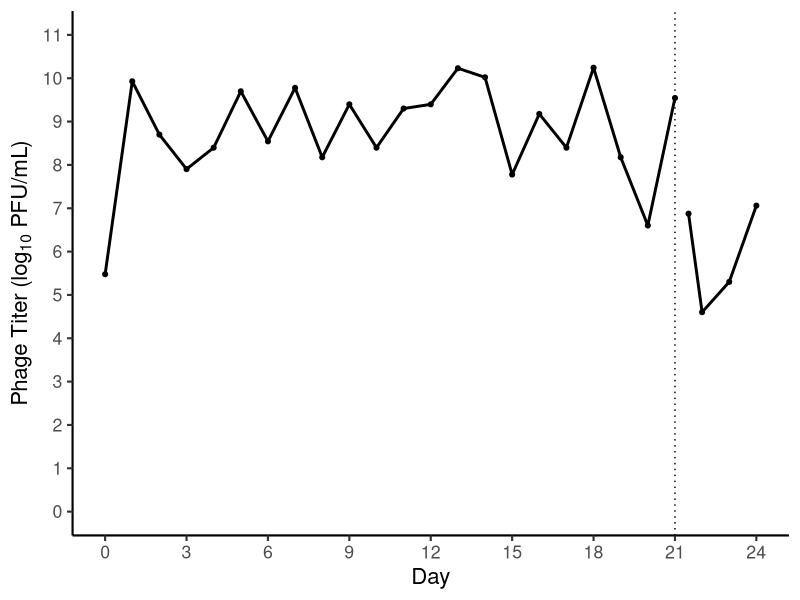
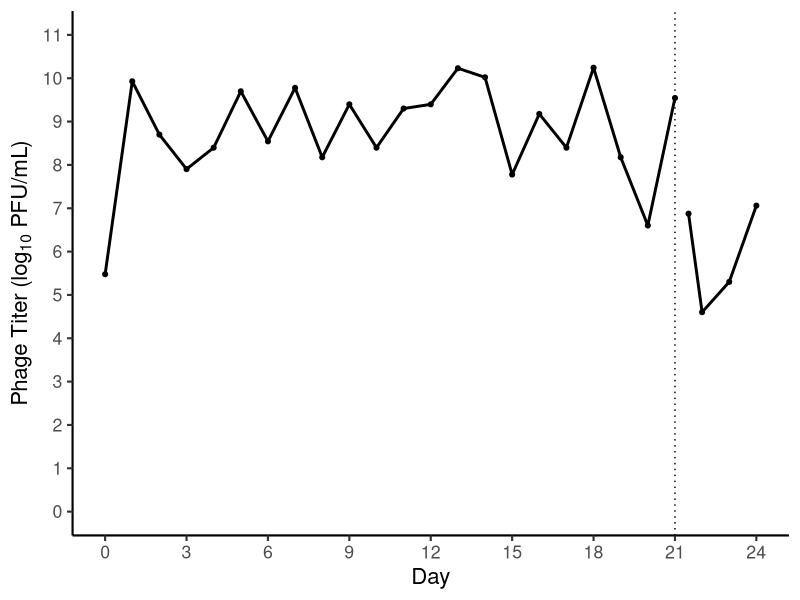

These figures' R source, in order:
library(ggplot2)
library(ggthemes)
library(tidyr)
library(viridis)
library(RColorBrewer)
library(ggpubr)

setwd('ClinicalTraining/Manuscript/fig S7')
old_dat <- read.csv(file = "prev-P2T0-T21-data.csv")
new_dat <- read.csv(file = "2022-04-05_phage_titers.csv")

# CONTINUE EXPT ####
# Titer plot ####
dat_cont <- subset(new_dat, Type == 'Continue')
dat_cont_p2 <- subset(dat_cont, Timepoint < 25 & Rep == 1)
plot_cont_titer_p2 <- ggplot(subset(dat_cont_p2, Plated_Host == 'WT' & Titer != 'NA'),
                          aes(x = Timepoint,
                              y = log10(as.numeric(Titer)))) +
  geom_line(size = 1) + geom_point(size = 1.4) +
  geom_line(data = old_dat, aes(x = Timepoint,
                                y = log10(as.numeric(Titer_WT))),
            size = 1) +
  geom_point(data = old_dat, aes(x = Timepoint,
                                 y = log10(as.numeric(Titer_WT))),
             size = 1.4) +
  theme_classic(base_size = 16) +
  labs(y = bquote('Phage Titer (log' [10] ~ 'PFU/mL)'),
       x = ('Day')) +
  scale_y_continuous(breaks = 0:11, limits = c(0,11)) +
  scale_x_continuous(breaks = seq(0,24,3), limits = c(0,24)) +
  # hline is the limit of detection
  #geom_hline(yintercept = 2.7, linetype = 'dashed') +
  geom_vline(xintercept = 21, linetype = 'dotted')
plot_cont_titer_p2
ggsave(filename = "cont-titer-plot_pop2.pdf", 
       plot = plot_cont_titer_p2, width = 6, height = 4, bg = 'transparent')





